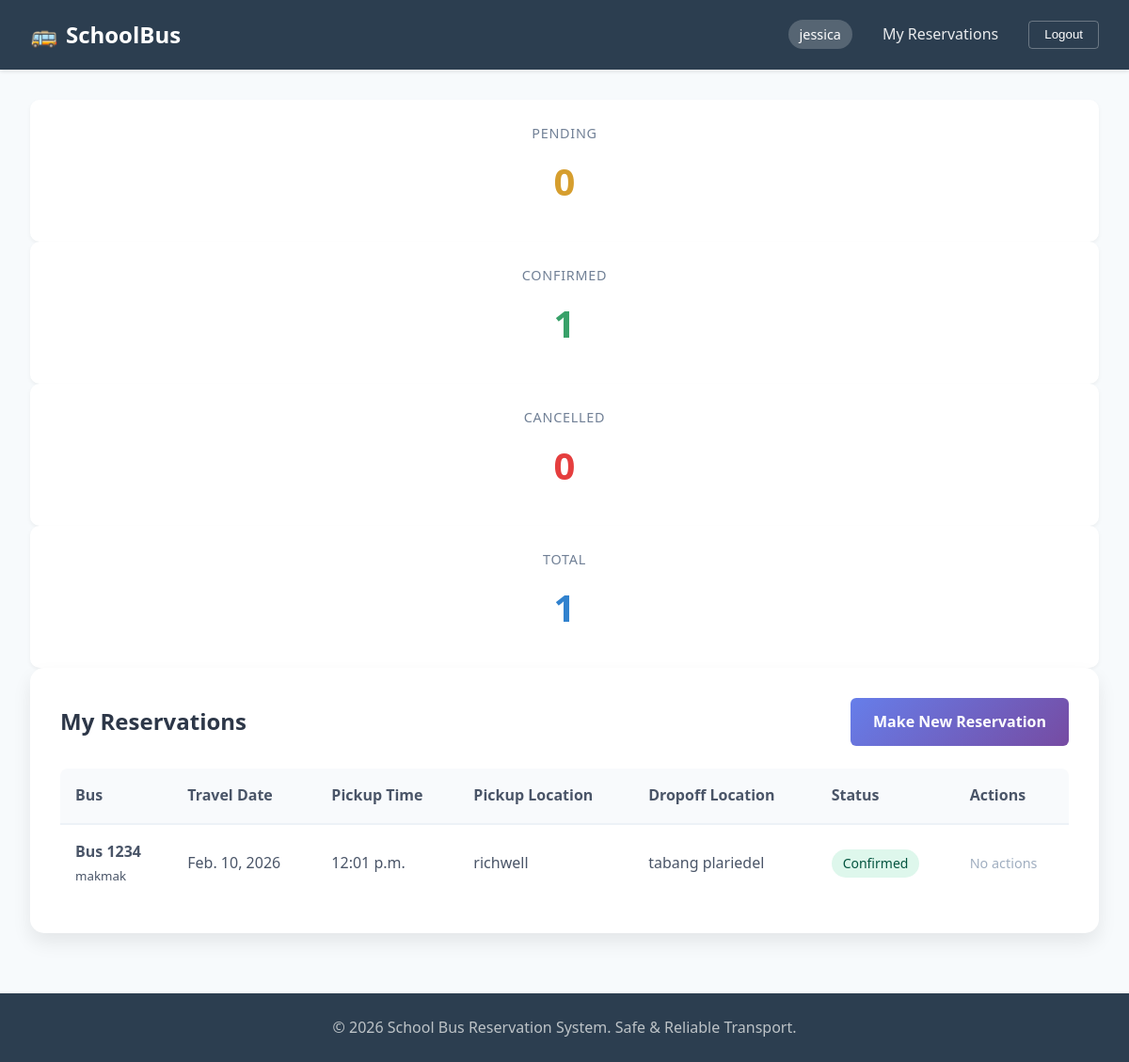
The app's page /my-reservations/ (signed in) with its own data.
### reservations/models.py (models this page shows, shortened)
class Reservation(models.Model):
    STATUS_CHOICES = (
        ('pending', 'Pending'),
        ('confirmed', 'Confirmed'),
        ('cancelled', 'Cancelled'),
        ('completed', 'Completed'),
    )
    user = models.ForeignKey(User, on_delete=models.CASCADE)
    bus = models.ForeignKey(Bus, on_delete=models.CASCADE)
    reservation_date = models.DateField()
    pickup_time = models.TimeField()
    pickup_location = models.CharField(max_length=200)
    dropoff_location = models.CharField(max_length=200)
    status = models.CharField(max_length=10, choices=STATUS_CHOICES, default='pending')
    created_at = models.DateTimeField(auto_now_add=True)
    updated_at = models.DateTimeField(auto_now=True)

class Bus(models.Model):
    bus_number = models.CharField(max_length=10, unique=True)
    capacity = models.IntegerField()
    driver = models.CharField(max_length=100)
    current_location = models.CharField(max_length=200)

### reservations/views.py (the view)
# urls.py: path('my-reservations/', views.my_reservations, name='my_reservations'),
@login_required
def my_reservations(request):
    reservations = Reservation.objects.filter(user=request.user).order_by('-created_at')
    pending_count = reservations.filter(status='pending').count()
    confirmed_count = reservations.filter(status='confirmed').count()
    cancelled_count = reservations.filter(status='cancelled').count()
    context = {
        'reservations': reservations,
        'pending_count': pending_count,
        'confirmed_count': confirmed_count,
        'cancelled_count': cancelled_count,
        'total_count': reservations.count(),
    }
    return render(request, 'my_reservation.html', context)

### reservations/templates/my_reservation.html (shortened to what this page needs)
{% extends 'base.html' %}
{% block content %}
<div class="stats-grid">
    <div class="stat-card">
        <div class="stat-label">Pending</div>
        <div class="stat-number" style="color: #d69e2e;">{{ pending_count }}</div>
    </div>
    <div class="stat-card">
        <div class="stat-label">Confirmed</div>
        <div class="stat-number" style="color: #38a169;">{{ confirmed_count }}</div>
    </div>
    <div class="stat-card">
        <div class="stat-label">Cancelled</div>
        <div class="stat-number" style="color: #e53e3e;">{{ cancelled_count }}</div>
    </div>
    <div class="stat-card">
        <div class="stat-label">Total</div>
        <div class="stat-number" style="color: #3182ce;">{{ total_count }}</div>
    </div>
</div>
<div class="card">
    <div style="display: flex; justify-content: space-between; align-items: center; margin-bottom: 1.5rem;">
        <h2 style="font-size: 1.5rem; color: #2d3748;">My Reservations</h2>
        <a href="{% url 'make_reservation' %}" class="btn btn-primary">Make New Reservation</a>
    </div>
    {% if reservations %}
        <div class="table-container">
            <table>
                <thead>
                    <tr>
                        <th>Bus</th>
                        <th>Travel Date</th>
                        <th>Pickup Time</th>
                        <th>Pickup Location</th>
                        <th>Dropoff Location</th>
                        <th>Status</th>
                        <th>Actions</th>
                    </tr>
                </thead>
                <tbody>
                    {% for res in reservations %}
                    <tr>
                        <td data-label="Bus">
                            <strong>Bus {{ res.bus.bus_number }}</strong><br>
                            <small>{{ res.bus.driver }}</small>
                        </td>
                        <td data-label="Travel Date">{{ res.reservation_date }}</td>
                        <td data-label="Pickup Time">{{ res.pickup_time }}</td>
                        <td data-label="Pickup">{{ res.pickup_location }}</td>
                        <td data-label="Dropoff">{{ res.dropoff_location }}</td>
                        <td data-label="Status">
                            <span class="status status-{{ res.status }}">
                                {{ res.get_status_display }}
                            </span>
                        </td>
                        <td data-label="Actions">
                            {% if res.status == 'pending' %}
                                <a href="{% url 'cancel_reservation' res.id %}"
                                   class="action-btn btn-cancel"
                                   onclick="return confirm('Are you sure you want to cancel this reservation?');">
                                   Cancel
                                </a>
                            {% else %}
                                <span style="color: #a0aec0; font-size: 0.9rem;">No actions</span>
                            {% endif %}
                        </td>
                    </tr>
                    {% endfor %}
                </tbody>
            </table>
        </div>
    {% endif %}
</div>
{% endblock %}

### reservations/templates/base.html (shortened to what this page needs)
<!DOCTYPE html>
<html lang="en">
<head>
</head>
<body>
    <nav class="navbar">
        <a href="/" class="nav-brand">
            <span>🚌</span> SchoolBus
        </a>
        <div class="nav-links">
            {% if user.is_authenticated %}
                <span class="user-badge">{{ user.username }}</span>
                <a href="{% url 'my_reservations' %}">My Reservations</a>
                <form method="post" action="{% url 'logout' %}" style="display: inline;">
                    <button type="submit" class="btn-logout">Logout</button>
                </form>
            {% else %}
                <a href="{% url 'login' %}">Login</a>
                <a href="{% url 'register' %}">Register</a>
            {% endif %}
        </div>
    </nav>
    <div class="main-content">
        {% block content %}{% endblock %}
    </div>
    <footer class="footer">
        <p>&copy; {% now "Y" %} School Bus Reservation System. Safe & Reliable Transport.</p>
    </footer>
</body>
</html>

### records on screen
Reservation: bus.bus_number "1234", bus.driver "makmak", reservation_date "Feb. 10, 2026", pickup_time "12:01 p.m.", pickup_location "richwell", dropoff_location "tabang plariedel", status "Confirmed", shows "No actions"

### other values on screen
{{ user.username }} "jessica"
{{ pending_count }} "0"
{{ confirmed_count }} "1"
{{ cancelled_count }} "0"
{{ total_count }} "1"
